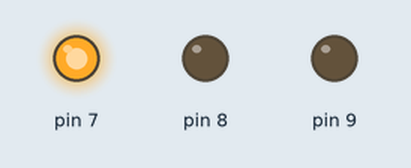
Bench run of a sketch on a simulated Arduino Uno, built with avr-gcc and run on an emulated ATmega328P. Shown: output pins drawn as LEDs (lit = HIGH).

Above: at 0.05 s.
At 0.75 s:
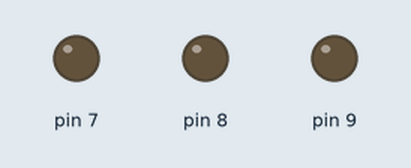
At 1.45 s:
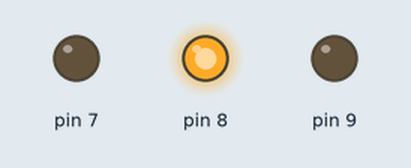
At 2.85 s:
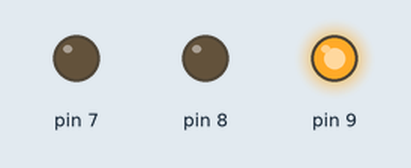
Timing chart, 0 to 3.1 s (numbered marks = the images above):
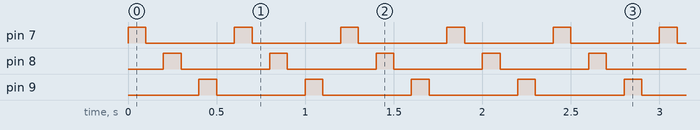

The sketch:

2023-0224_BlinkingLED.ino
```cpp
// the setup function runs once when you press reset or power the board
int a = 100;

void setup() {
  // initialize digital pin LED_BUILTIN as an output.
  pinMode(7, OUTPUT);
  pinMode(8, OUTPUT);
  pinMode(9, OUTPUT);
}

// the loop function runs over and over again forever
void loop() {
  digitalWrite(7, 1);  // turn the LED on (HIGH is the voltage level)
  delay(a);                      // wait for a second
  digitalWrite(7, 0);   // turn the LED off by making the voltage LOW
  delay(a);                      // wait for a second

  digitalWrite(8, 1);  // turn the LED on (HIGH is the voltage level)
  delay(a);                      // wait for a second
  digitalWrite(8, 0);   // turn the LED off by making the voltage LOW
  delay(a);

  digitalWrite(9, 1);  // turn the LED on (HIGH is the voltage level)
  delay(a);                      // wait for a second
  digitalWrite(9, 0);   // turn the LED off by making the voltage LOW
  delay(a);
}
```

Measured:
- by itself, pin 7–9: alternates HIGH for 0.10 s and LOW for 0.50 s
